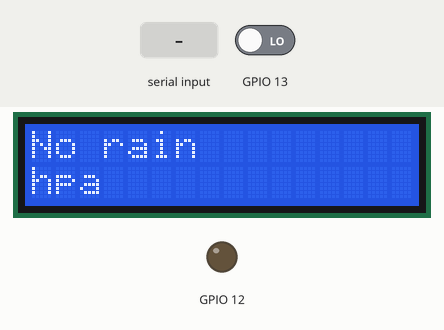
This program was run on a simulated ESP32. Parts: 16×2 character LCD, output pins drawn as LEDs (lit = HIGH). The test bench sets the inputs (shaded band); at power-on: GPIO 13 LOW. What the program prints to the serial monitor is not drawn.

Above: at 2.2 s.
2.3 s: "1\n" received over the second serial link
At 4.4 s:
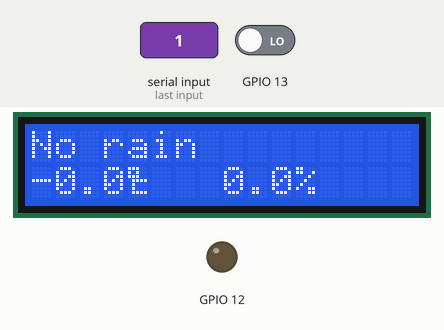
6.5 s: "0\n" received over the second serial link
At 8.2 s:
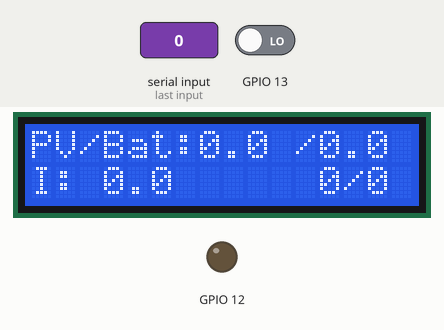
9.5 s: GPIO 13 driven HIGH
At 13.4 s:
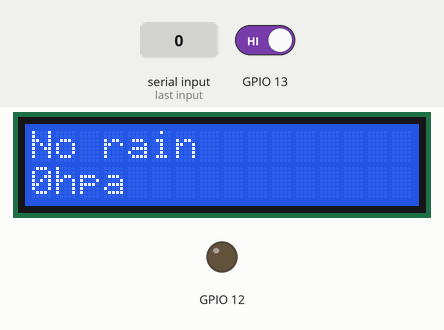
15.9 s: GPIO 13 driven LOW
At 19.7 s:
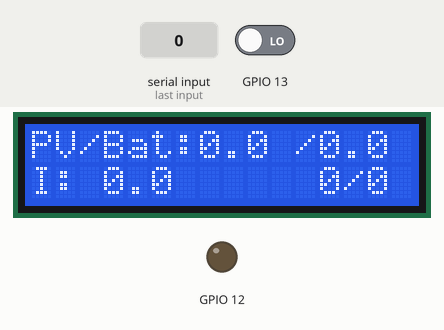
Timing chart, 0 to 21.2 s (numbered marks = the images above; inputs shaded):
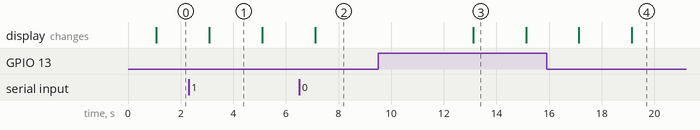

Measured:
- after the input at 6.5 s, the display: changes after 0.61 s (image 2)
- after the input at 9.5 s, the display: changes after 3.6 s (image 3)
- after the input at 15.9 s, the display: first differs from a run without the input after 3.2 s (image 4)
- what the display in image 1 shows lasts 2.0 s, from 3.1 s to 5.1 s

The program:

main.cpp
```cpp
#include <Arduino.h>
#include <SD.h>
#include <LiquidCrystal.h>
#include <setup.hpp>
#include <raindetecter_handler.hpp>
#include <SDmodule.hpp>

// /* nabesho_code START*/
// #include <gas.hpp>

// GAS gas;

// TaskHandle_t thp[1];
// QueueHandle_t xQueue_1;

// String processing_data_str = "";
// /* nabesho_code END */

// #define RX_PIN 3
// #define TX_PIN 1
#define RX_PIN 22
#define TX_PIN 21

float pre_wd_voltage = 0.0; // previous value of water detector volage value
int wd_decrease_counter = 0;

LiquidCrystal lcd(RS, EN, DB4, DB5, DB6, DB7);
byte celsius_degree[8] = {
    // bit data for celsius degree character
    B11100,
    B10100,
    B11100,
    B01111,
    B01000,
    B01000,
    B01111,
};

char rainfallBuff[8];
char tempBuff[8];
char preassureBuff[8];
char humidityBuff[8];
char counterBuff[8];
char anomaryIDBuff[8];
char pvBuff[8];
char battBuff[8];
char currentBuff[8];

formattedData datastruct;
char receieved_data[44];

bool displayData_weather = true; // true: display weather data, false: display system data

// Interrupt flag
volatile bool dataReceived = false;
String strBuff="";
static bool conbertchecker = 0;

// Interrupt handler for serial data reception
void IRAM_ATTR serialEvent1(){
    //debag section starts from here
    Serial.println("wariokomi\n");
    //debag section ends here
    while (Serial1.available())
    {
        char inChar = (char)Serial1.read();
        strBuff += inChar;
        if (inChar == '\n')
        {
            dataReceived = true;
            conbertchecker = 1;
            break; // Exit the loop once a complete message is received
        }
    }
}


// /* nabesho_code START */

// void Core0a(void *args) {
//   String received_data_str = "";  // データ受信用の変数
//   while (1) {
//     /* メッセージ受信待ち */
//     xQueueReceive(xQueue_1, &received_data_str, portMAX_DELAY);
//     // xQueueSend([キューハンドル名], [データを受信するアドレス],
//     // [キュー空きを待つ最大時間。portMAX_DELAYで永久待ち])
//     if (received_data_str == processing_data_str) {
//       // OK!
//       Serial.println("No Problem!");
//     } else {
//       // NO!
//       Serial.println("Different!! Need to be skipped");
//     }
//     Serial.println(processing_data_str);
//     gas.send_raw(processing_data_str);
//     delay(1);
//   }
// }

// /* nabesho_code END */

// Function to check the state of the switch
void checkSwitch()
{
    static bool lastSwitchState = HIGH;
    static unsigned long lastDebounceTime = 0;
    unsigned long debounceDelay = 50; // 50ms debounce delay
    bool currentSwitchState = digitalRead(SWITCH_PIN);

    if (currentSwitchState != lastSwitchState)
    {
        lastDebounceTime = millis();
    }

    if ((millis() - lastDebounceTime) > debounceDelay)
    {
        if (currentSwitchState != displayData_weather)
        {
            displayData_weather = currentSwitchState;
        }
    }

    lastSwitchState = currentSwitchState;
}

void setup()
{
    lcd.begin(16, 2);
    lcd.print("Initializing...");
    lcd.createChar(0, celsius_degree);

    Serial.begin(BAUDRATE);
    Serial1.begin(BAUDRATE, SERIAL_8N1, RX_PIN, TX_PIN);
    while (!Serial1)
        ;
    // if (!SD.begin()) {
    //     lcd.clear();
    //     lcd.print("Card Mount Failed");
    //     return;
    // }
    // uint8_t cardType = SD.cardType();

    // if (cardType == CARD_NONE) {
    //     lcd.clear();
    //     lcd.print("No SD card attached");
    //     return;
    // }


    // /* nabesho_code START */

    // gas.init();
    // xQueue_1 = xQueueCreate(10, 16);
    // xTaskCreatePinnedToCore(Core0a, "Core0a", 8192, NULL, 3, &thp[0], 0);

    // /* nabesho_code END */

    pinMode(SWITCH_PIN, INPUT);
    pinMode(LED_PIN, OUTPUT);

    lcd.clear();
    lcd.print("Get Ready!");
    delay(1000);
    lcd.clear();
    lcd.print("Waiting for data");

    attachInterrupt(digitalPinToInterrupt(RX_PIN), serialEvent1, CHANGE);
}

void loop()
{
    noInterrupts();
    bool received = dataReceived;
    dataReceived = false;
    interrupts();

    if (received)
    {
        if (conbertchecker)
        {

            // /* nabesho_code START */
            // processing_data_str = strBuff;
            // xQueueSend(xQueue_1, &processing_data_str, 0);
            // /* nabesho_code END */


            strBuff.toCharArray(receieved_data, sizeof(receieved_data));
            formatData(receieved_data, &datastruct);
            isRainingorNot(&datastruct.is_raining, &datastruct.waterdetector_Voltage, &pre_wd_voltage, &wd_decrease_counter);

            //debag section starts from here
            //debag output to serial monitor
            char key;
            String data = "";
            // 受信データがあった時だけ、処理を行う
            while (Serial1.available())
            { // 受信データがあるか？
                key = Serial1.read();
                delay(1); // 1文字だけ読み込む            // 1文字送信。受信データをそのまま送り返す。
                data += key;
                // Serial.print(key);
            }
            if (data == "\r" || data == "\n")
            {
                data = "";
            }
            if (data != "")
            {
                Serial.println(data);
            }

            //debag section ends here

            strcpy(tempBuff,"");
            strcpy(preassureBuff,"");
            strcpy(humidityBuff,"");
            strcpy(counterBuff,"");
            strcpy(anomaryIDBuff,"");
            strcpy(pvBuff,"");
            strcpy(battBuff,"");
            strcpy(currentBuff,"");
            snprintf(rainfallBuff, sizeof(rainfallBuff), "%4.1f", datastruct.rainfall);
            snprintf(tempBuff, sizeof(tempBuff), "%4.1f", datastruct.temp);
            snprintf(preassureBuff, sizeof(preassureBuff), "%d", datastruct.pressure);
            snprintf(humidityBuff, sizeof(humidityBuff), "%3.1f", datastruct.humidity);
            snprintf(counterBuff, sizeof(counterBuff), "%d", datastruct.counter);
            snprintf(anomaryIDBuff, sizeof(anomaryIDBuff), "%d", datastruct.anomaryID);
            snprintf(pvBuff, sizeof(pvBuff), "%3.1f", datastruct.PV_Voltage);
            snprintf(battBuff, sizeof(battBuff), "%3.1f", datastruct.batt_Voltage);
            snprintf(currentBuff, sizeof(currentBuff), "%4.1f", datastruct.current);
            conbertchecker = 0;

            Serial.print("rainfall : ");
            Serial.println(rainfallBuff);
            Serial.print("temp : ");
            Serial.println(tempBuff);
            Serial.print("preassure : ");
            Serial.println(preassureBuff);
            Serial.print("humidity : ");
            Serial.println(humidityBuff);
            Serial.print("counter : ");
            Serial.println(counterBuff);
            Serial.print("anomaryID : ");
            Serial.println(anomaryIDBuff);
            Serial.print("pv voltage : ");
            Serial.println(pvBuff);
            Serial.print("battery buff : ");
            Serial.println(battBuff);
            Serial.print("current value : ");
            Serial.println(currentBuff);

            strBuff ="";
            strcpy(receieved_data,"");

            if(datastruct.is_raining){
                digitalWrite(LED_PIN, HIGH);
            }else{
                digitalWrite(LED_PIN, LOW);
            }

            // writeFile(SD, "/test.txt", receieved_data);
        }


    }
    if (displayData_weather)
    {
        lcd.clear();
        lcd.setCursor(0, 0);
        static bool datablink = 0;
        if (datastruct.is_raining)
        {
            lcd.print("Rainfall:     mm");
            lcd.setCursor(9, 0);
            lcd.print(rainfallBuff);
        }
        else
        {
            lcd.print("No rain");
        }

        if (datablink)
        {
            lcd.setCursor(0, 1);
            lcd.print(tempBuff);
            lcd.write(byte(0));
            lcd.setCursor(8, 1);
            lcd.print(humidityBuff);
            lcd.print("%");
        }
        else
        {
            lcd.setCursor(0, 1);
            lcd.print(preassureBuff);
            lcd.print("hpa");
        }
        datablink = !datablink;
    }
    else
    {
        lcd.clear();
        lcd.setCursor(0, 0);
        lcd.print("PV/Bat:    /");
        lcd.setCursor(7, 0);
        lcd.print(pvBuff);
        lcd.setCursor(12, 0);
        lcd.print(battBuff);
        lcd.setCursor(0, 1);
        lcd.print("I:");
        lcd.print(currentBuff);
        lcd.setCursor(12, 1);
        lcd.print(counterBuff);
        lcd.print("/");
        lcd.print(anomaryIDBuff);
    }

    delay(2000);
    checkSwitch();
}
```
